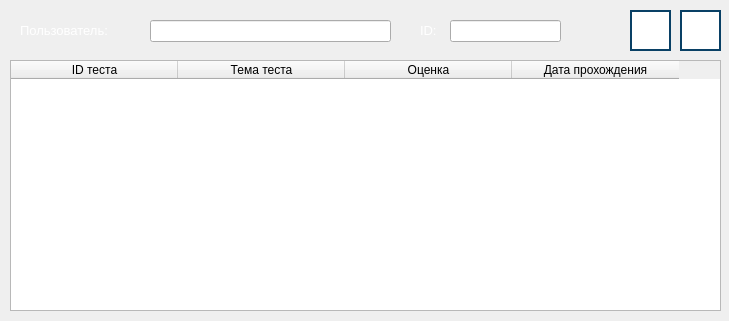
<?xml version="1.0" encoding="UTF-8"?>
<ui version="4.0">
 <class>UserTestStatsWindow</class>
 <widget class="QDialog" name="UserTestStatsWindow">
  <property name="geometry">
   <rect>
    <x>0</x>
    <y>0</y>
    <width>729</width>
    <height>321</height>
   </rect>
  </property>
  <property name="windowTitle">
   <string>Просмотр статистики по пройденным тестам - RayTracing</string>
  </property>
  <widget class="QLabel" name="label_user_name">
   <property name="geometry">
    <rect>
     <x>20</x>
     <y>20</y>
     <width>141</width>
     <height>21</height>
    </rect>
   </property>
   <property name="text">
    <string>&lt;html&gt;&lt;head/&gt;&lt;body&gt;&lt;p&gt;&lt;span style=&quot; font-size:10pt; color:#ffffff;&quot;&gt;Пользователь:&lt;/span&gt;&lt;/p&gt;&lt;/body&gt;&lt;/html&gt;</string>
   </property>
  </widget>
  <widget class="QLineEdit" name="text_user_name">
   <property name="geometry">
    <rect>
     <x>150</x>
     <y>20</y>
     <width>241</width>
     <height>22</height>
    </rect>
   </property>
  </widget>
  <widget class="QTableWidget" name="table_stats">
   <property name="geometry">
    <rect>
     <x>10</x>
     <y>60</y>
     <width>711</width>
     <height>251</height>
    </rect>
   </property>
   <property name="editTriggers">
    <set>QAbstractItemView::NoEditTriggers</set>
   </property>
   <property name="showGrid">
    <bool>true</bool>
   </property>
   <property name="gridStyle">
    <enum>Qt::SolidLine</enum>
   </property>
   <attribute name="horizontalHeaderDefaultSectionSize">
    <number>167</number>
   </attribute>
   <column>
    <property name="text">
     <string>ID теста</string>
    </property>
   </column>
   <column>
    <property name="text">
     <string>Тема теста</string>
    </property>
   </column>
   <column>
    <property name="text">
     <string>Оценка</string>
    </property>
   </column>
   <column>
    <property name="text">
     <string>Дата прохождения</string>
    </property>
   </column>
  </widget>
  <widget class="QPushButton" name="button_exit">
   <property name="geometry">
    <rect>
     <x>680</x>
     <y>10</y>
     <width>41</width>
     <height>41</height>
    </rect>
   </property>
   <property name="toolTip">
    <string>Закрыть окно со статистикой по пройденным тестам</string>
   </property>
   <property name="styleSheet">
    <string notr="true">QPushButton {
    background-color: rgb(255, 255, 255);
    border: 2px solid #094065;
}

QPushButton:pressed {
    background-color:  rgb(118, 118, 118);
}
</string>
   </property>
   <property name="text">
    <string/>
   </property>
   <property name="icon">
    <iconset>
     <normaloff>images/exit-button.png</normaloff>images/exit-button.png</iconset>
   </property>
   <property name="iconSize">
    <size>
     <width>30</width>
     <height>30</height>
    </size>
   </property>
  </widget>
  <widget class="QPushButton" name="button_help">
   <property name="geometry">
    <rect>
     <x>630</x>
     <y>10</y>
     <width>41</width>
     <height>41</height>
    </rect>
   </property>
   <property name="toolTip">
    <string>Получить справку</string>
   </property>
   <property name="styleSheet">
    <string notr="true">QPushButton {
    background-color: rgb(255, 255, 255);
    border: 2px solid #094065;
}

QPushButton:pressed {
    background-color:  rgb(118, 118, 118);
}
</string>
   </property>
   <property name="text">
    <string/>
   </property>
   <property name="icon">
    <iconset>
     <normaloff>images/help-button.png</normaloff>images/help-button.png</iconset>
   </property>
   <property name="iconSize">
    <size>
     <width>36</width>
     <height>36</height>
    </size>
   </property>
  </widget>
  <widget class="QLabel" name="label_id_user">
   <property name="geometry">
    <rect>
     <x>420</x>
     <y>20</y>
     <width>31</width>
     <height>21</height>
    </rect>
   </property>
   <property name="text">
    <string>&lt;html&gt;&lt;head/&gt;&lt;body&gt;&lt;p&gt;&lt;span style=&quot; font-size:10pt; color:#ffffff;&quot;&gt;ID:&lt;/span&gt;&lt;/p&gt;&lt;/body&gt;&lt;/html&gt;</string>
   </property>
  </widget>
  <widget class="QLineEdit" name="text_id_user">
   <property name="geometry">
    <rect>
     <x>450</x>
     <y>20</y>
     <width>111</width>
     <height>22</height>
    </rect>
   </property>
  </widget>
 </widget>
 <resources/>
 <connections/>
</ui>
